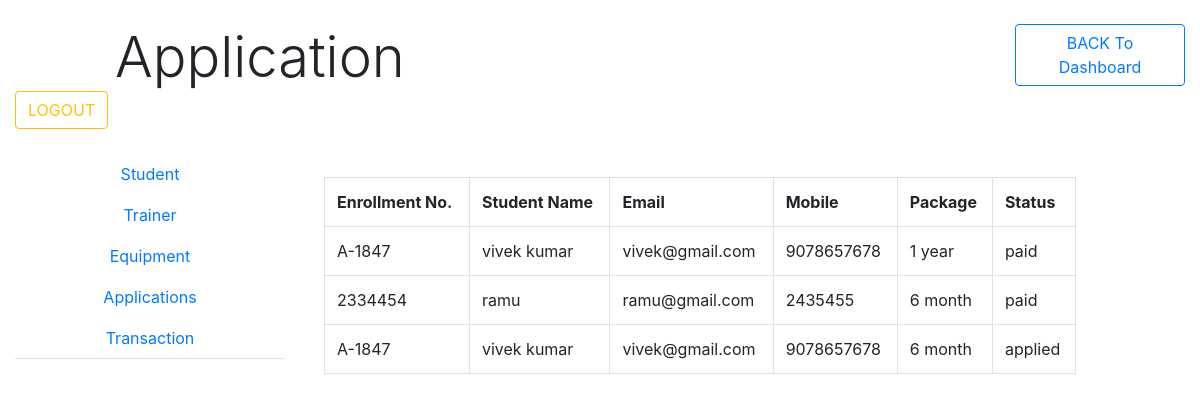
The page /application.php on the database its author committed.
### tables this page shows
CREATE TABLE IF NOT EXISTS `application` (
  `aid` int(8) NOT NULL AUTO_INCREMENT,
  `sid` int(8) NOT NULL,
  `enroll` varchar(10) NOT NULL,
  `name` varchar(40) NOT NULL,
  `email` varchar(50) NOT NULL,
  `mob` varchar(10) NOT NULL,
  `package` varchar(40) NOT NULL,
  `amount` varchar(8) NOT NULL,
  `status` varchar(30) NOT NULL,
  PRIMARY KEY (`aid`)
);

### operation.php (called while the page is built, shortened)
<?php
class operation
{
public $con;
function __construct()
{
	$this->con=new mysqli(host,username,password,database);
}
function selectall($sql)
{
	$x=$this->con->query($sql);
	return $x;
}
}
 ?>

### application.php (the view, shortened to what this page needs)
<!DOCTYPE html>
<html>
<head>
<?php include("externalfiles.php") ?>
</head>
<body>
<div class="container-fluid mt-4">
	<div class="row">
		<div class="col-md-1"></div>
				<div class="col-md-9 display-4 ">Application</div>
				<div class="col-md-2">
	<a href="dashboard.php"><button class="btn btn-outline-primary">BACK To Dashboard</button></a>
</div>
		<div class="col-md-2">
			<form action="logout.php"><button class="btn btn-outline-warning">LOGOUT</button></form>
		</div>
	</div>
</div>
<div class="container-fluid mt-4">
	<div class="row">
		<div class="col-md-3">
			<ul class="nav nav-tabs flex-column text-center">
<li class="nav-item"><a href="studentdetails.php" class="nav-link">Student</a></li>
<li class="nav-item"><a href="trainerdetails.php"class="nav-link">Trainer</a></li>
<li class="nav-item"><a href="equipmentdetails.php" class="nav-link">Equipment</a></li>
<li class="nav-item"><a href="application.php" class="nav-link">Applications</a></li>
<li class="nav-item"><a href="transaction.php" class="nav-link">Transaction</a></li>
		</ul>
		</div>
<div class="col-md-8 p-4">
<table class="table table-hover table-bordered">
	<tr><th>Enrollment No.</th><th>Student Name</th><th>Email</th><th>Mobile</th><th>Package</th><th>Status</th>
	</tr>
	<?php
include("operation.php");
$obj=new operation();
$sql="select * from application";
$x=$obj->selectall($sql);
while($r=$x->fetch_assoc())
{
?>
<tr><td><?php echo $r['enroll'] ?></td><td><?php echo $r['name'] ?></td>
<td><?php echo $r['email'] ?></td><td><?php echo $r['mob'] ?></td><td><?php echo $r['package'] ?></td><td><?php echo $r['status'] ?></td>
</tr>
<?php
}	 ?>
</table>
			</div>
			<div class="col-md-1"></div>
	</div>
</div>
</body>
</html>

### rows shown on the page
application: enroll "A-1847", name "vivek kumar", email "vivek@gmail.com", mob "9078657678", package "1 year", status "paid"
application: enroll "2334454", name "ramu", email "ramu@gmail.com", mob "2435455", package "6 month", status "paid"
application: enroll "A-1847", name "vivek kumar", email "vivek@gmail.com", mob "9078657678", package "6 month", status "applied"
